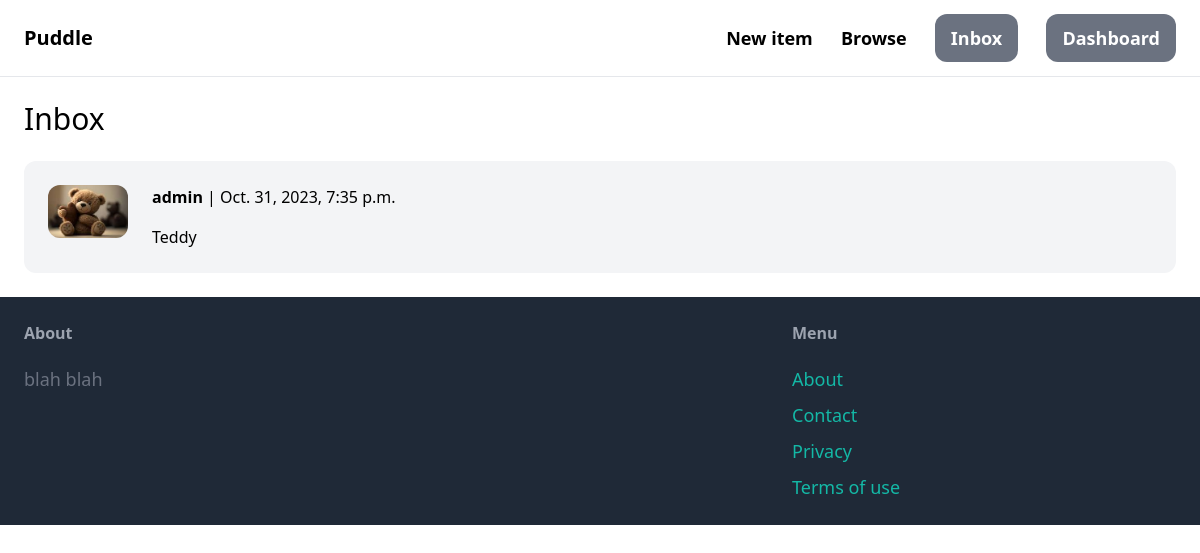
The app's page /inbox/ (signed in), older data.
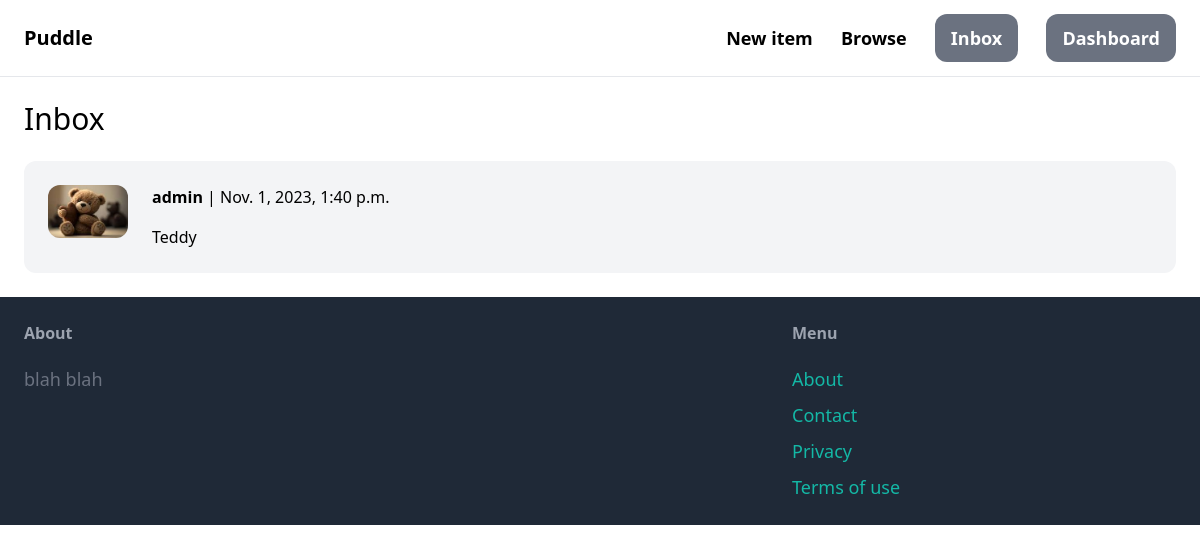
The same page, newer data.
### conversation/models.py (models this page shows)
class Conversation(models.Model):
    item=models.ForeignKey(Item,related_name='conversations',on_delete=models.CASCADE)
    members=models.ManyToManyField(User,related_name='conversations')
    created_at=models.DateTimeField(auto_now_add=True)
    modified_at=models.DateTimeField(auto_now=True)
    class Meta:
        ordering=('-modified_at',)

### item/models.py (models this page shows, shortened)
class Item(models.Model):
    category = models.ForeignKey(Category, related_name='items', on_delete=models.CASCADE)
    name = models.CharField(max_length=255)
    description = models.TextField(blank=True, null=True)
    price = models.FloatField()
    image = models.ImageField(upload_to='item_images', blank=True, null=True)
    is_sold = models.BooleanField(default=False)
    created_by = models.ForeignKey(User, related_name='items', on_delete=models.CASCADE)
    created_at = models.DateTimeField(auto_now_add=True)

### conversation/views.py (the view)
# urls.py: path('',views.inbox,name='inbox'),
@login_required
def inbox(request):
    conversations = Conversation.objects.filter(members__in=[request.user.id])
    context={
        'conversations':conversations,
    }
    return render(request,'conversation/inbox.htm',context)

### conversation/templates/conversation/inbox.htm (shortened to what this page needs)
{% extends 'polls/base.htm' %}
{% block content %}
<h1 class="mb-6 text-3xl">Inbox</h1>
<div class="space-y-6">
    {% for conversation in  conversations %}
    <a href="{% url 'conversation:detail' conversation.id %}">
        <div class="p-6 flex bg-gray-100 rounded-xl">
            <div class="pr-6">
                <img src="{{conversation.item.image.url}}" class="w-20 rounded-xl">
            </div>
            <div>
                {% for member in conversation.members.all %}
                {% if member != request.user %}
                    <p class="mb-4"><strong>{{ member.username }}</strong> | {{ conversation.modified_at }}</p>
                    <p>{{ conversation.item.name }} {{ member.item.name }}</p>
                {% endif %}
            {% endfor %}
            </div>
        </div>
    </a>
    {% endfor %}
</div>
{% endblock %}

### polls/templates/polls/base.htm (shortened to what this page needs)
<!DOCTYPE html>
<html>
<head>
    <script src="https://cdn.tailwindcss.com"></script>
</head>
<body>
    <nav class="py-6 px-6 flex justify-between items-center border-b border-gray-200">
        <a href="/" class="text-xl font-semibold">Puddle</a>
    <div class="space-x-6">
        <a href="{% url 'item:new' %}" class="text-lg font-semibold hover:text-gray-500">New item</a>
        <a href="{% url 'item:items' %}" class="text-lg font-semibold hover:text-gray-500">Browse</a>
        {% if request.user.is_authenticated %}
        <a href="{% url 'conversation:inbox' %}" class="px-4 py-3 text-lg font-semibold bg-gray-500 text-white rounded-xl hover:bg-gray-700">Inbox</a>
        <a href="{% url 'dashboard:index' %}" class="px-4 py-3 text-lg font-semibold bg-gray-500 text-white rounded-xl hover:bg-gray-700">Dashboard</a>
        {% else %}
        <a href="{% url 'polls:signup' %}" class="px-4 py-3 text-lg font-semibold bg-teal-500 text-white rounded-xl hover:bg-teal-700">Sign Up</a>
        <a href="{% url 'polls:login' %}" class="px-4 py-3 text-lg font-semibold bg-gray-500 text-white rounded-xl hover:bg-gray-700">Log in</a>
        {% endif %}
    </div>
</nav>
   <div class="px-6 py-6">
    {% block content %}
    {% endblock %}
   </div>
    <footer class="py-6 px-6 flex justify-between bg-gray-800">
        <div class="w-2/3 pr-10">
            <h3 class="mb-5 font-semibold text-gray-400">About</h3>
            <p class="text-lg text-gray-500">blah blah</p>
        </div>
        <div class="w-1/3">
            <h3 class="mb-5 font-semibold text-gray-400">Menu</h3>
            <ul class="space-y-2">
                <li><a href="#" class="text-lg text-teal-500 hover:text-teal-700">About</a></li>
                <li><a href="{% url 'polls:contact' %}" class="text-lg text-teal-500 hover:text-teal-700">Contact</a></li>
                <li><a href="#" class="text-lg text-teal-500 hover:text-teal-700">Privacy</a></li>
                <li><a href="#" class="text-lg text-teal-500 hover:text-teal-700">Terms of use</a></li>
            </ul>
        </div>
    </footer>
</body>
</html>

Row changes from the older to the newer data that the page shows:
changed Conversation "Teddy": modified_at "Oct. 31, 2023, 7:35 p.m." → "Nov. 1, 2023, 1:40 p.m."
